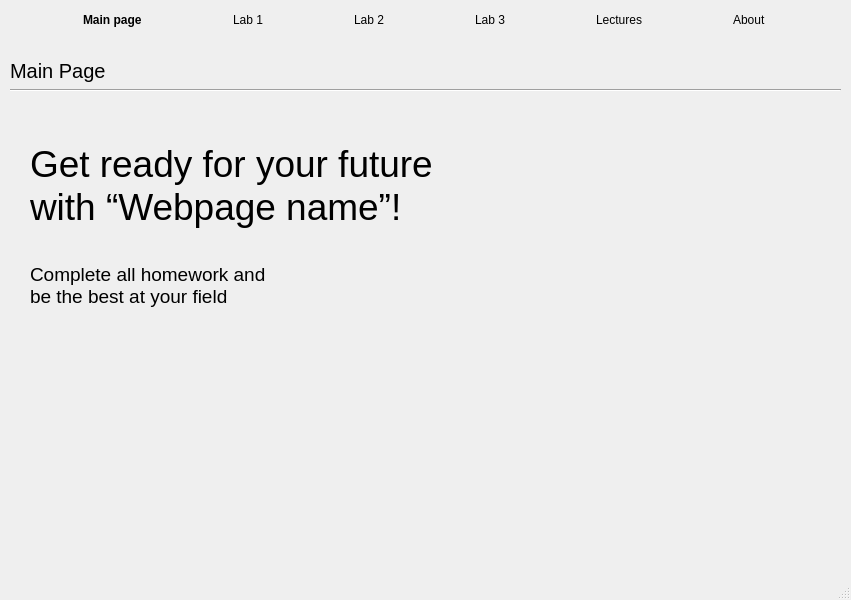
<?xml version="1.0" encoding="UTF-8"?>
<ui version="4.0">
 <class>MainWindow</class>
 <widget class="QMainWindow" name="MainWindow">
  <property name="geometry">
   <rect>
    <x>0</x>
    <y>0</y>
    <width>851</width>
    <height>600</height>
   </rect>
  </property>
  <property name="windowTitle">
   <string>FractalWindow</string>
  </property>
  <widget class="QWidget" name="centralwidget">
   <widget class="QWidget" name="horizontalLayoutWidget">
    <property name="geometry">
     <rect>
      <x>-1</x>
      <y>-1</y>
      <width>851</width>
      <height>41</height>
     </rect>
    </property>
    <layout class="QHBoxLayout" name="horizontalLayout">
     <item>
      <spacer name="horizontalSpacer_2">
       <property name="orientation">
        <enum>Qt::Horizontal</enum>
       </property>
       <property name="sizeHint" stdset="0">
        <size>
         <width>40</width>
         <height>20</height>
        </size>
       </property>
      </spacer>
     </item>
     <item>
      <widget class="QLabel" name="mainPage">
       <property name="font">
        <font>
         <bold>true</bold>
        </font>
       </property>
       <property name="text">
        <string>Main page</string>
       </property>
      </widget>
     </item>
     <item>
      <spacer name="horizontalSpacer_3">
       <property name="orientation">
        <enum>Qt::Horizontal</enum>
       </property>
       <property name="sizeHint" stdset="0">
        <size>
         <width>40</width>
         <height>20</height>
        </size>
       </property>
      </spacer>
     </item>
     <item>
      <widget class="QLabel" name="lab1">
       <property name="text">
        <string>Lab 1</string>
       </property>
      </widget>
     </item>
     <item>
      <spacer name="horizontalSpacer_4">
       <property name="orientation">
        <enum>Qt::Horizontal</enum>
       </property>
       <property name="sizeHint" stdset="0">
        <size>
         <width>40</width>
         <height>20</height>
        </size>
       </property>
      </spacer>
     </item>
     <item>
      <widget class="QLabel" name="lab2">
       <property name="text">
        <string>Lab 2</string>
       </property>
      </widget>
     </item>
     <item>
      <spacer name="horizontalSpacer_5">
       <property name="orientation">
        <enum>Qt::Horizontal</enum>
       </property>
       <property name="sizeHint" stdset="0">
        <size>
         <width>40</width>
         <height>20</height>
        </size>
       </property>
      </spacer>
     </item>
     <item>
      <widget class="QLabel" name="lab3">
       <property name="text">
        <string>Lab 3</string>
       </property>
      </widget>
     </item>
     <item>
      <spacer name="horizontalSpacer">
       <property name="orientation">
        <enum>Qt::Horizontal</enum>
       </property>
       <property name="sizeHint" stdset="0">
        <size>
         <width>40</width>
         <height>20</height>
        </size>
       </property>
      </spacer>
     </item>
     <item>
      <widget class="QLabel" name="lectures">
       <property name="text">
        <string>Lectures</string>
       </property>
      </widget>
     </item>
     <item>
      <spacer name="horizontalSpacer_7">
       <property name="orientation">
        <enum>Qt::Horizontal</enum>
       </property>
       <property name="sizeHint" stdset="0">
        <size>
         <width>40</width>
         <height>20</height>
        </size>
       </property>
      </spacer>
     </item>
     <item>
      <widget class="QLabel" name="about">
       <property name="text">
        <string>About</string>
       </property>
      </widget>
     </item>
     <item>
      <spacer name="horizontalSpacer_6">
       <property name="orientation">
        <enum>Qt::Horizontal</enum>
       </property>
       <property name="sizeHint" stdset="0">
        <size>
         <width>40</width>
         <height>20</height>
        </size>
       </property>
      </spacer>
     </item>
    </layout>
   </widget>
   <widget class="QLabel" name="label">
    <property name="geometry">
     <rect>
      <x>10</x>
      <y>50</y>
      <width>101</width>
      <height>41</height>
     </rect>
    </property>
    <property name="font">
     <font>
      <pointsize>15</pointsize>
     </font>
    </property>
    <property name="text">
     <string>Main Page</string>
    </property>
   </widget>
   <widget class="Line" name="line">
    <property name="geometry">
     <rect>
      <x>10</x>
      <y>80</y>
      <width>831</width>
      <height>20</height>
     </rect>
    </property>
    <property name="orientation">
     <enum>Qt::Horizontal</enum>
    </property>
   </widget>
   <widget class="QLabel" name="label_2">
    <property name="geometry">
     <rect>
      <x>30</x>
      <y>120</y>
      <width>501</width>
      <height>131</height>
     </rect>
    </property>
    <property name="font">
     <font>
      <pointsize>28</pointsize>
     </font>
    </property>
    <property name="text">
     <string>Get ready for your future 
with “Webpage name”!</string>
    </property>
   </widget>
   <widget class="QLabel" name="label_3">
    <property name="geometry">
     <rect>
      <x>30</x>
      <y>260</y>
      <width>241</width>
      <height>51</height>
     </rect>
    </property>
    <property name="font">
     <font>
      <pointsize>14</pointsize>
     </font>
    </property>
    <property name="text">
     <string>Complete all homework and 
be the best at your field</string>
    </property>
   </widget>
   <widget class="QLabel" name="image">
    <property name="geometry">
     <rect>
      <x>458</x>
      <y>195</y>
      <width>371</width>
      <height>251</height>
     </rect>
    </property>
    <property name="text">
     <string/>
    </property>
   </widget>
  </widget>
  <widget class="QMenuBar" name="menubar">
   <property name="geometry">
    <rect>
     <x>0</x>
     <y>0</y>
     <width>851</width>
     <height>22</height>
    </rect>
   </property>
  </widget>
  <widget class="QStatusBar" name="statusbar"/>
 </widget>
 <resources/>
 <connections/>
</ui>
